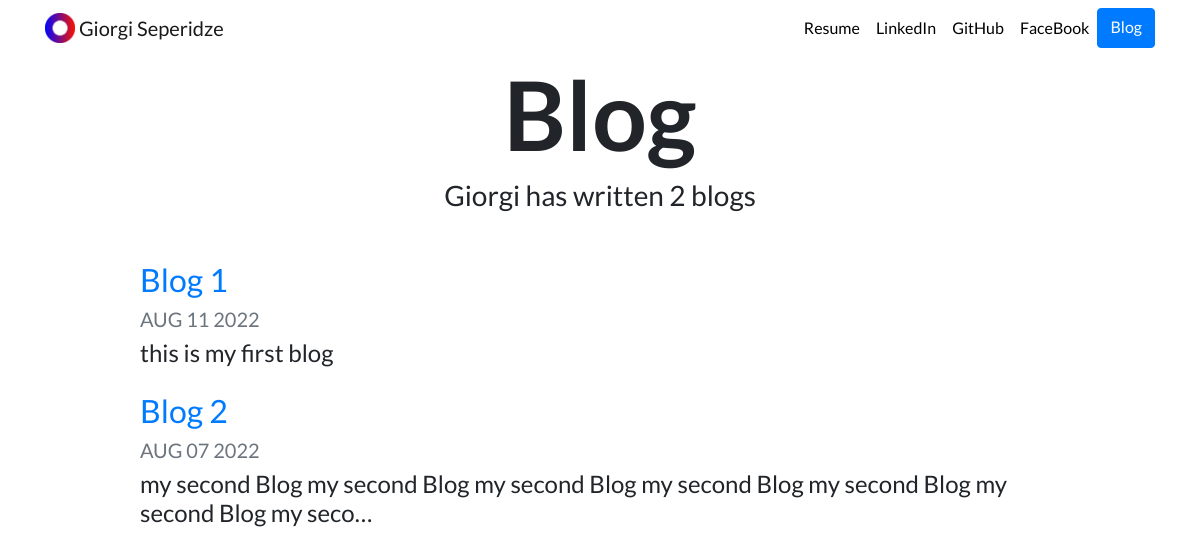
Screenshot of /blog/ with the database file from the repository.
### blog/models.py (models this page shows, shortened)
class Blog(models.Model):
    title = models.CharField(max_length=250)
    description = models.TextField()
    date = models.DateField()

### blog/views.py (the view)
# urls.py: path('', views.all_blogs, name='blog'),
def all_blogs(request):
    blogs = Blog.objects.order_by('-date')
    return render(request, 'blog/all_blogs.html', {'blogs': blogs})

### blog/templates/blog/all_blogs.html
{% extends "portfolio/base.html" %}
{% load static %}
{% block content %}
<h1 id="blogtitle" class="font-weight-bold text-center">Blog</h1>
<h3 class="text-center mb-5">Giorgi has written {{ blogs.count }} blog{{ blogs.count|pluralize }}</h3>
{% for blog in blogs %}
<div class="row justify-content-center my-3">
  <div class="col-md-10">
    <a href="{% url 'blog:detail' blog.id %}">
      <h2>{{ blog.title }}</h2>
    </a>
    <h5 class="text-muted">{{ blog.date|date:'M d Y'|upper }}</h5>
    <h4>{{ blog.description|striptags|truncatechars:100 }}</h4>
  </div>
</div>
{% endfor %}
{% endblock %}

### portfolio/static/portfolio/custom.css (style rules this page uses)
body { font-family: 'Lato', sans-serif; }
#blogtitle { font-size: 6rem; }

### rows the page displays
Blog: title "Blog 1", date "AUG 11 2022", description "this is my first blog"
Blog: title "Blog 2", date "AUG 07 2022", description "my second Blog my second Blog my second Blog my second Blog my second Blog my second Blog my seco…"

### other values shown
{{ blogs.count }} "2"
